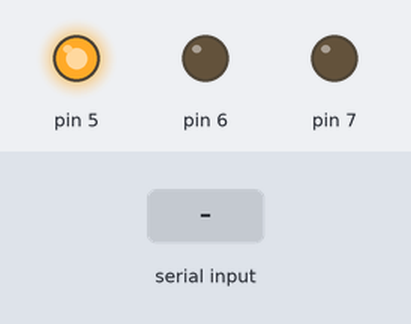
Recording of a sketch running on a simulated Arduino Uno, built with avr-gcc and run on an emulated ATmega328P. Shown: output pins drawn as LEDs (lit = HIGH). The test bench sets the inputs (shaded band). What the sketch prints to the serial monitor is not drawn.

Above: at 1.3 s.
1.4 s: "90,45\n" received over Serial
At 3.0 s:
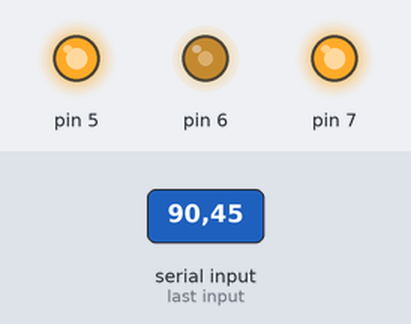
4.2 s: byte 112 ('p') received over Serial
At 4.7 s:
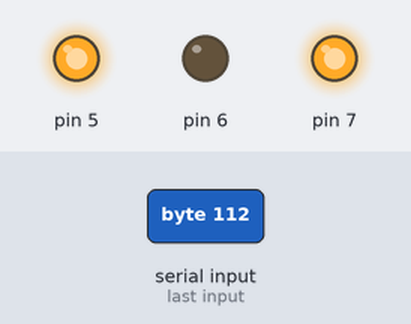
5.7 s: "5\n" received over Serial
Timing chart, 0 to 8.7 s (numbered marks = the images above; inputs shaded):
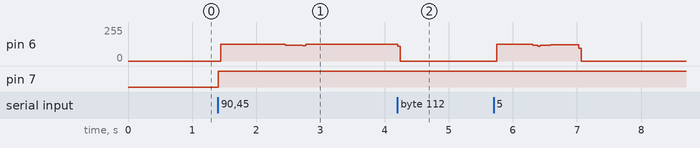

The sketch:

Servicer_Bulldozer.ino
```cpp
#include "BulldozerMotor.h"

// 핀 배선: dir = 7, step = 6, en = 5
// (SBD-20: DIR=초록, STP=노랑, EN=파랑, COM=하양→5V)
BulldozerMotor motor(7, 6, 5);

void setup() {
  motor.begin();

  Serial.begin(9600);
  Serial.println("== [BULLDOZER MODE] High-Torque Ball Screw Ready ==");
  Serial.println("이동할 거리(mm)를 입력하세요. (예: 60, -30 등)");
  Serial.println("★★ 구동 중 'p'를 입력하면 긴급 정지합니다. ★★\n");
}

void loop() {
  if (Serial.available() > 0) {
    char checkChar = Serial.peek();

    // 정지 문자/개행은 버리고 다음 루프로
    if (checkChar == 'p' || checkChar == 'P' || checkChar == '\n' || checkChar == '\r') {
      Serial.read();
      return;
    }

    float targetDistanceMm = Serial.parseFloat();
    if (targetDistanceMm != 0.0) {
      Serial.print(">> 불도저 이송 시작: ");
      Serial.print(targetDistanceMm);
      Serial.println(" mm");
      motor.move(targetDistanceMm);  // 부호로 방향 자동 결정
    }
  }
}
```

Bulldozermotor.cpp
```cpp
#include "BulldozerMotor.h"

// ── 생성자: 핀 번호 저장 ──
BulldozerMotor::BulldozerMotor(int dirPin, int stepPin, int enPin) {
  _dirPin  = dirPin;
  _stepPin = stepPin;
  _enPin   = enPin;
}

// ── 초기화: 핀 모드 + 드라이버 활성화 ──
void BulldozerMotor::begin() {
  pinMode(_stepPin, OUTPUT);
  pinMode(_dirPin,  OUTPUT);
  pinMode(_enPin,   OUTPUT);
  digitalWrite(_enPin, HIGH);  // 모터 드라이버 활성화
}

// ── 이송 본체 ──
void BulldozerMotor::move(float distanceMm) {
  // 부호로 방향 결정, 거리는 절댓값으로
  int   direction = (distanceMm >= 0) ? HIGH : LOW;
  float absDist   = (distanceMm >= 0) ? distanceMm : -distanceMm;
  digitalWrite(_dirPin, direction);

  long totalSteps = (long)(absDist * STEPS_PER_MM);

  // 짧은 이동이면 가속 구간을 절반으로 축소 (사다리꼴 유지)
  long currentAccelSteps = ACCEL_STEPS;
  if (totalSteps < currentAccelSteps * 2) {
    currentAccelSteps = totalSteps / 2;
  }

  unsigned long startTime = millis();

  for (long i = 0; i < totalSteps; i++) {
    // 8스텝마다 긴급 정지 폴링 (연산 최적화)
    if ((i & 7) == 0) {
      if (_checkStop(startTime)) return;
    }

    int currentDelay = TARGET_DELAY;
    if (i < currentAccelSteps) {
      currentDelay = map(i, 0, currentAccelSteps, START_DELAY, TARGET_DELAY);
    } else if (i > totalSteps - currentAccelSteps) {
      currentDelay = map(i, totalSteps - currentAccelSteps, totalSteps, TARGET_DELAY, START_DELAY);
    }

    digitalWrite(_stepPin, HIGH);
    delayMicroseconds(currentDelay);
    digitalWrite(_stepPin, LOW);
    delayMicroseconds(currentDelay);
  }

  float runTime = (millis() - startTime) / 1000.0;
  Serial.print(">> 이송 완료. (최종 소요 시간: ");
  Serial.print(runTime, 2);
  Serial.println(" 초)\n");
}

// ── 긴급 정지 검사 ──
bool BulldozerMotor::_checkStop(unsigned long startTime) {
  if (Serial.available() > 0) {
    char c = Serial.read();
    if (c == 'p' || c == 'P') {
      float stoppedRunTime = (millis() - startTime) / 1000.0;
      Serial.print("\n[!] 긴급 정지. (실행 시간: ");
      Serial.print(stoppedRunTime, 2);
      Serial.println(" 초)");
      return true;
    }
  }
  return false;
}
```

Bulldozermotor.h
```cpp
#ifndef BULLDOZER_MOTOR_H
#define BULLDOZER_MOTOR_H

#include <Arduino.h>

// SBD-20 드라이버 + NK-266 스텝모터(불도저 모드) 제어 클래스
class BulldozerMotor {
  public:
    // 핀 번호를 받아 객체 생성 (dir, step, en 순서)
    BulldozerMotor(int dirPin, int stepPin, int enPin);

    // pinMode 설정 및 드라이버 활성화 (setup()에서 1회 호출)
    void begin();

    // 거리(mm) 이송. 부호로 방향 결정 (+ 정방향 / - 역방향)
    // 구동 중 시리얼로 'p'/'P' 수신 시 긴급 정지
    void move(float distanceMm);

  private:
    int _dirPin;
    int _stepPin;
    int _enPin;

    // ── 튜닝 파라미터 (불도저 모드) ──
    static const int  STEPS_PER_MM = 200;   // 1/4 분주(800 P/rev), 리드 4mm 기준
    static const int  START_DELAY  = 1100;  // 출발 딜레이(us): 초반 정지마찰 돌파
    static const int  TARGET_DELAY = 150;   // 최고속 딜레이(us): 약 250 RPM 구간
    static const long ACCEL_STEPS  = 1000;  // 가·감속 구간 스텝 수

    // 긴급 정지 검사: 정지하면 true 반환
    bool _checkStop(unsigned long startTime);
};

#endif  // BULLDOZER_MOTOR_H
```

Measured:
- after the input at 1.4 s, pin 6: 0/255 → 126/255 after 0.05 s, → 120/255 1.0 s later, → 125/255 0.28 s later; pin 7: LOW → HIGH at once
- after the input at 4.2 s, pin 6: 125/255 → 0/255 at once
